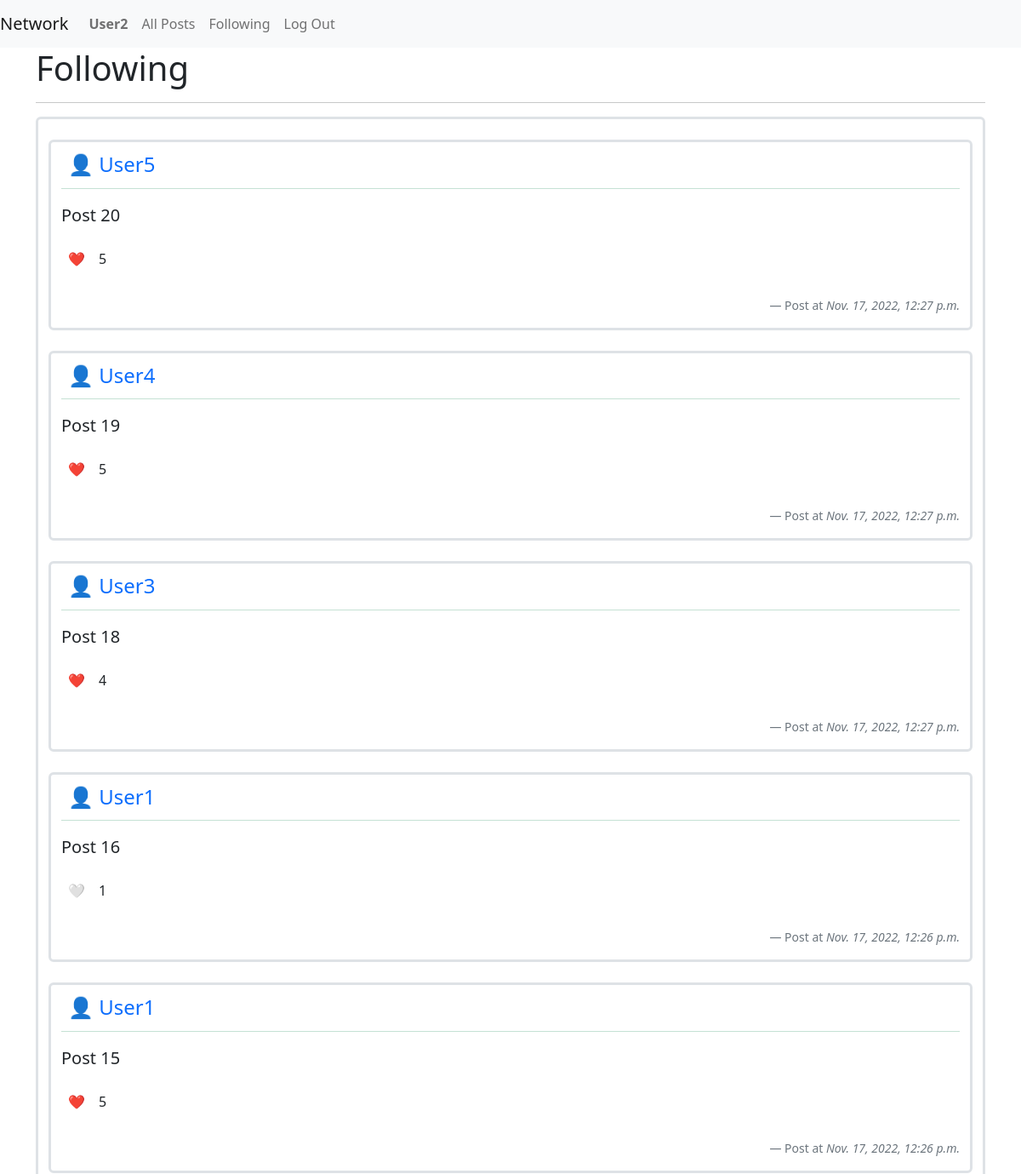
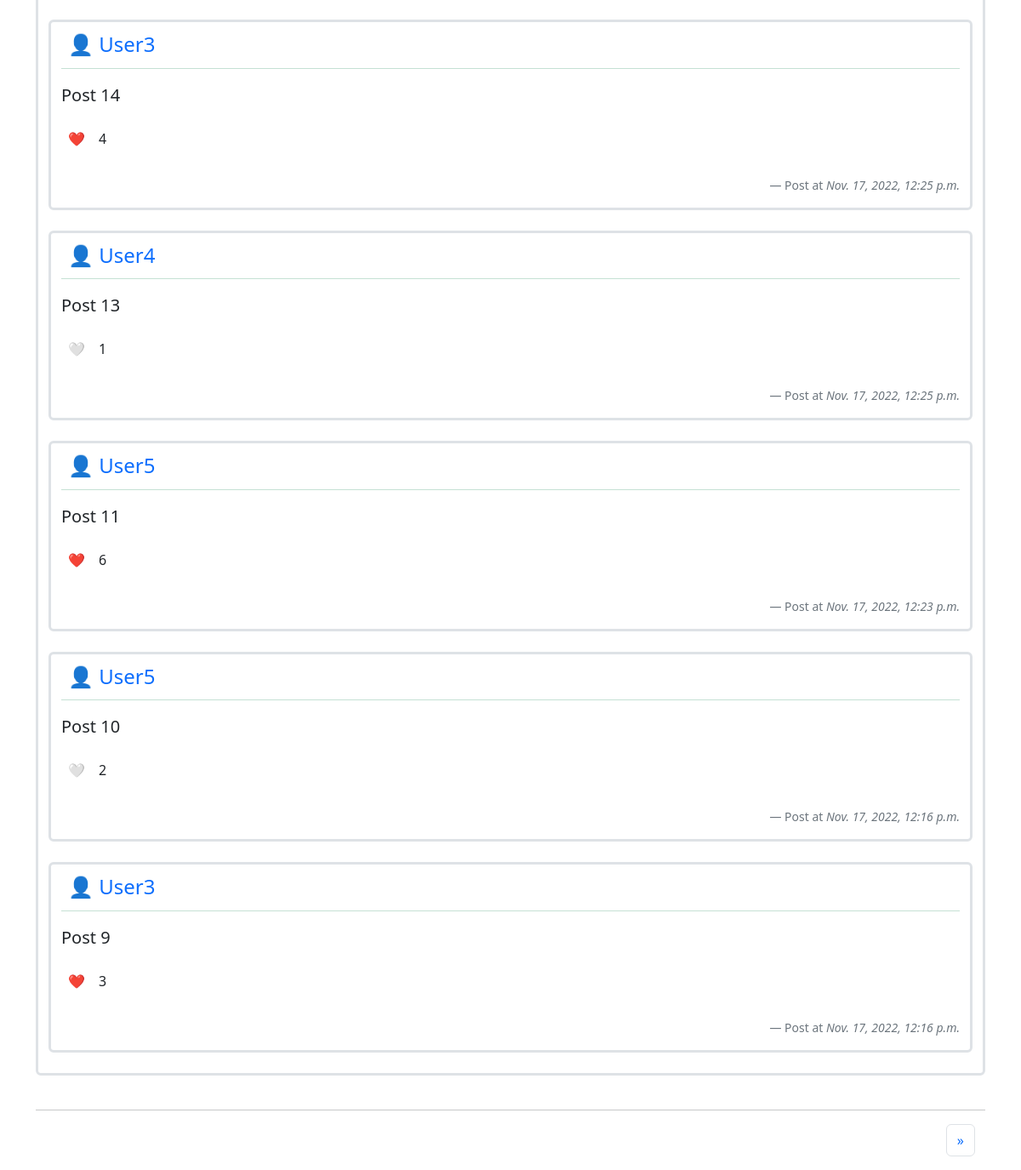
Screenshot of /following_page (signed in) with the database file from the repository (2 pictures, top to bottom).
### network/models.py (models this page shows, shortened)
class User(AbstractUser):
    pass

class Posts(models.Model):
    user = models.ForeignKey(
        User, on_delete=models.CASCADE, related_name="poster")
    content = models.CharField(max_length=128)
    created_time = models.DateTimeField(auto_now_add=True)
    liker = models.ManyToManyField(User, blank=True, related_name="liked_post")

### network/views.py (the view)
# urls.py: path("following_page", views.following_page, name="following_page"),
@login_required
def following_page(request):
    posts = Posts.objects.filter(
        user__being_followed__follower=request.user).order_by("-created_time")
    paginator = Paginator(posts, 10)
    page_number = request.GET.get("page")
    page_obj = paginator.get_page(page_number)
    return render(request, "network/following_page.html", {
        "page_obj": page_obj
    })

### network/templates/network/following_page.html (shortened to what this page needs)
{% extends "network/layout.html" %}
{% block body %}
    <h1>Following</h1>
    <hr>
    <div class="container-lg border border-3 rounded">
        <br>
        {% for post in page_obj.object_list %}
        <div class="container-lg border border-3 rounded">
            <div class="d-flex">
                <div class="p-2 flex-grow-1 fs-4">
                    <a href="{% url 'user_profile' post.user.id %}" id="poster">
                        👤 {{ post.user }}
                    </a>
                </div>
                <div class="p-2 align-self-end">
                </div>
            </div>
            <div class="text-success">
                <hr style="margin-top:0.1em">
            </div>
            <div id="post-content_{{ post.id }}">
                <p id="contentArea_{{ post.id }}" class="fs-5">
                    {{ post.content }}
                </p>
            </div>
            <div>
                <div class="d-flex mb-3">
                    <div class="p-2 like-area" id="like-area_{{ post.id }}">
                        {% if user in post.liker.all %}
                        <div id="unlike_{{ post.id }}" class="unlike" data-id="{{ post.id }}">❤️</div>
                        {% else %}
                        <div id="like_{{ post.id }}" class="like" data-id="{{ post.id }}">🤍</div>
                        {% endif %}
                    </div>
                    <div class="p-2" id="like-count_{{ post.id }}">{{ post.liker.all|length }}</div>
                </div>
                <br>
                <footer class="blockquote-footer" style="text-align:right">Post at <cite title="Source Title">{{ post.created_time }}</cite></footer>
            </div>
        </div>
        <br>
        {% endfor %}
    </div>
    <br><hr>
    <div class="container">
        <div class="row">
            <div class="col">
            </div>
            <div class="col-6">
            </div>
            <div class="col">
                <nav aria-label="Page navigation example">
                    <ul class="pagination justify-content-end">
                        {% if page_obj.has_next %}
                        <li class="page-item">
                            <a class="page-link" href="?page={{ page_obj.next_page_number }}" aria-label="Next">
                                <span aria-hidden="true">&raquo;</span>
                            </a>
                        </li>
                        {% endif %}
                    </ul>
                </nav>
            </div>
        </div>
    </div>
{% endblock %}

### network/templates/network/layout.html (shortened to what this page needs)
{% load static %}
<!DOCTYPE html>
<html lang="en">
    <head>
        <link href="{% static 'network/styles.css' %}" rel="stylesheet">
        <link href="https://cdn.jsdelivr.net/npm/bootstrap@5.2.2/dist/css/bootstrap.min.css" rel="stylesheet"
>
    </head>
    <body>
        <nav class="navbar navbar-expand-lg navbar-light bg-light">
            <a class="navbar-brand" href="#">Network</a>
            <div>
              <ul class="navbar-nav mr-auto">
                {% if user.is_authenticated %}
                    <li class="nav-item">
                        <a class="nav-link" href="#"><strong>{{ user.username }}</strong></a>
                    </li>
                {% endif %}
                <li class="nav-item">
                  <a class="nav-link" href="{% url 'index' %}">All Posts</a>
                </li>
                {% if user.is_authenticated %}
                    <li class="nav-item">
                        <a class="nav-link" href="{% url 'following_page' %}">Following</a>
                    </li>
                    <li class="nav-item">
                        <a class="nav-link" href="{% url 'logout' %}">Log Out</a>
                    </li>
                {% endif %}
              </ul>
            </div>
          </nav>
        <div class="body container-lg">
            {% block body %}
            {% endblock %}
        </div>
    </body>
</html>

### network/static/network/styles.css (style rules this page uses)
#poster, .edit { text-decoration: none; }

### rows the page displays
User: username "User2"
Posts: user "User5", content "Post 20", liker.all|length "5", created_time "Nov. 17, 2022, 12:27 p.m."
Posts: user "User4", content "Post 19", liker.all|length "5", created_time "Nov. 17, 2022, 12:27 p.m."
Posts: user "User3", content "Post 18", liker.all|length "4", created_time "Nov. 17, 2022, 12:27 p.m."
Posts: user "User1", content "Post 16", liker.all|length "1", created_time "Nov. 17, 2022, 12:26 p.m."
Posts: user "User1", content "Post 15", liker.all|length "5", created_time "Nov. 17, 2022, 12:26 p.m."
Posts: user "User3", content "Post 14", liker.all|length "4", created_time "Nov. 17, 2022, 12:25 p.m."
Posts: user "User4", content "Post 13", liker.all|length "1", created_time "Nov. 17, 2022, 12:25 p.m."
Posts: user "User5", content "Post 11", liker.all|length "6", created_time "Nov. 17, 2022, 12:23 p.m."
Posts: user "User5", content "Post 10", liker.all|length "2", created_time "Nov. 17, 2022, 12:16 p.m."
Posts: user "User3", content "Post 9", liker.all|length "3", created_time "Nov. 17, 2022, 12:16 p.m."
